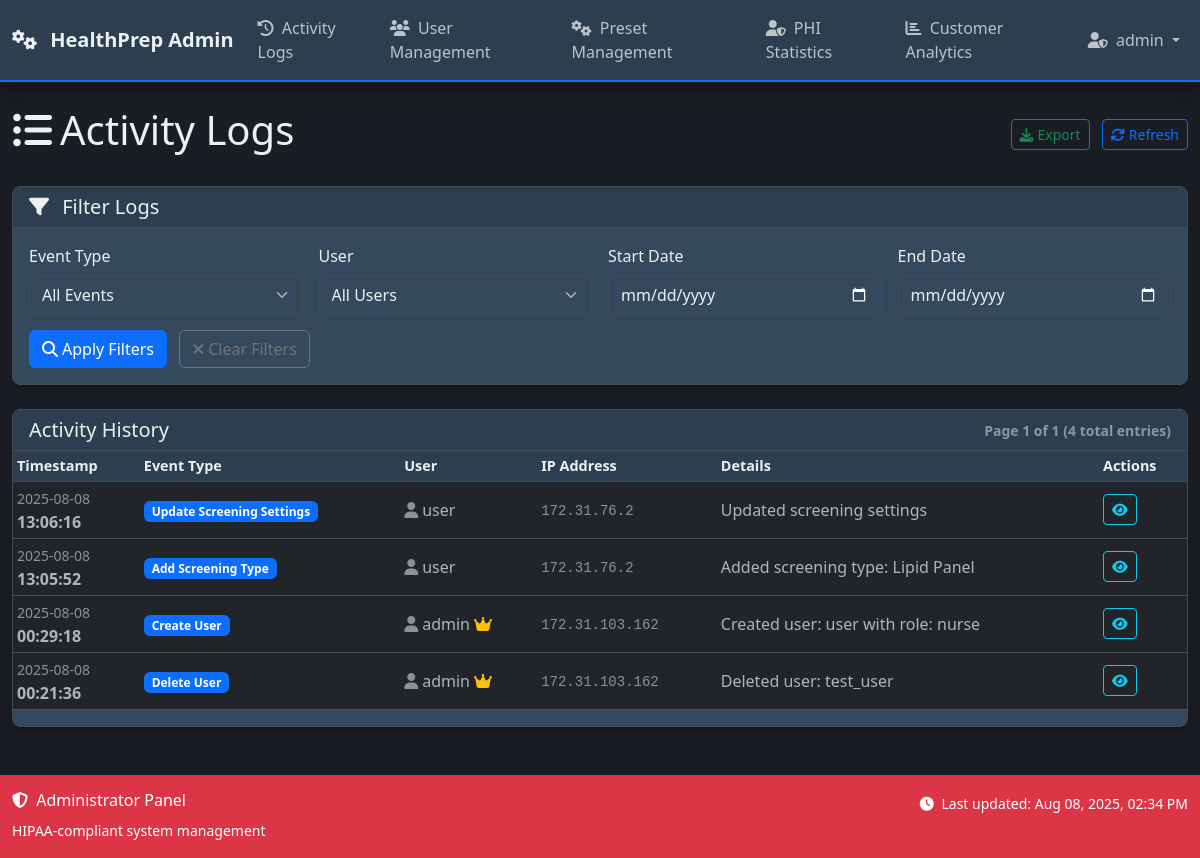
Before: /admin/logs (signed in) with the older database file.
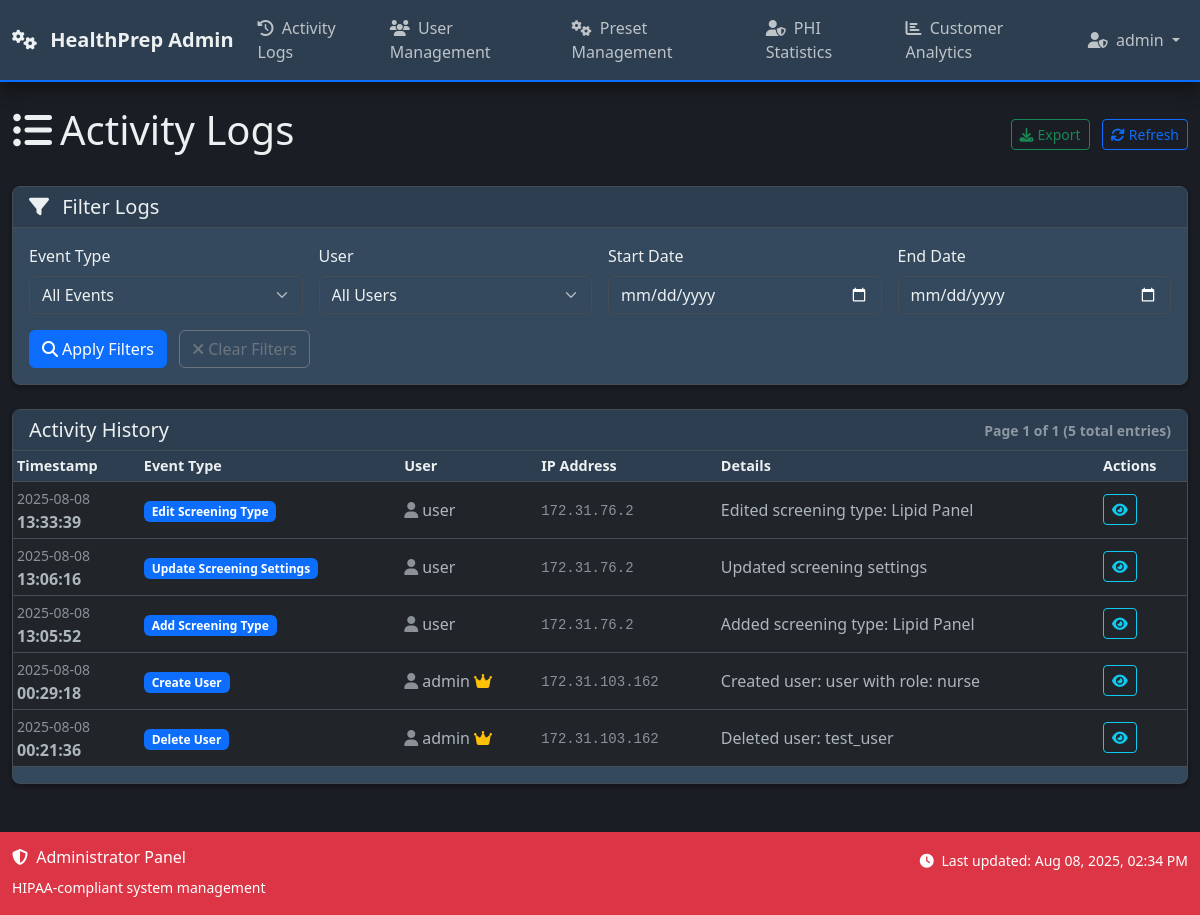
After: the same page with the newer database file.
### models.py (models this page shows, shortened)
class User(UserMixin, db.Model):
    __tablename__ = 'users'
    id = db.Column(db.Integer, primary_key=True)
    username = db.Column(db.String(80), nullable=False)  # Unique within organization
    email = db.Column(db.String(120), nullable=False)  # Unique within organization
    password_hash = db.Column(db.String(255), nullable=False)
    role = db.Column(db.String(20), default='nurse', nullable=False)  # 'root_admin', 'admin', 'MA', 'nurse'
    is_admin = db.Column(db.Boolean, default=False, nullable=False)  # Kept for backward compatibility
    is_active_user = db.Column(db.Boolean, default=True, nullable=False)
    is_root_admin = db.Column(db.Boolean, default=False, nullable=False)  # Super admin for managing all organizations
    org_id = db.Column(db.Integer, db.ForeignKey('organizations.id'), nullable=True)  # Nullable for root admins
    epic_user_id = db.Column(db.String(100))  # Epic user ID for mapping
    two_factor_enabled = db.Column(db.Boolean, default=False)
    session_timeout_minutes = db.Column(db.Integer, default=30)
    last_activity = db.Column(db.DateTime, default=datetime.utcnow)
    failed_login_attempts = db.Column(db.Integer, default=0)
    locked_until = db.Column(db.DateTime)
    created_at = db.Column(db.DateTime, default=datetime.utcnow)
    last_login = db.Column(db.DateTime, default=datetime.utcnow)
    created_by = db.Column(db.Integer, db.ForeignKey('users.id'))
    updated_at = db.Column(db.DateTime, default=datetime.utcnow, onupdate=datetime.utcnow)
    __table_args__ = (
        db.UniqueConstraint('username', 'org_id', name='unique_username_per_org'),
        db.UniqueConstraint('email', 'org_id', name='unique_email_per_org'),
    )
    def is_admin_user(self):
        return self.role == 'admin' or self.is_admin or self.is_root_admin
    def update_activity(self):
        self.last_activity = datetime.utcnow()
    @property
    def is_active(self):
        return self.is_active_user

class AdminLog(db.Model):
    __tablename__ = 'admin_logs'
    id = db.Column(db.Integer, primary_key=True)
    timestamp = db.Column(db.DateTime, default=datetime.utcnow)
    event_type = db.Column(db.String(50))
    user_id = db.Column(db.Integer, db.ForeignKey('users.id'))
    org_id = db.Column(db.Integer, db.ForeignKey('organizations.id'), nullable=False)  # Organization scope
    ip_address = db.Column(db.String(45))
    patient_id = db.Column(db.Integer, db.ForeignKey('patient.id'))  # Patient accessed (if applicable)
    resource_type = db.Column(db.String(50))  # Type of resource accessed (patient, document, screening)
    resource_id = db.Column(db.Integer)  # ID of specific resource
    action_details = db.Column(db.Text)  # Human-readable action description
    data = db.Column(db.JSON)  # Additional structured data
    session_id = db.Column(db.String(100))  # Session identifier
    user_agent = db.Column(db.Text)  # Browser/client information
    user = db.relationship('User', backref=db.backref('admin_logs', lazy=True))
    organization = db.relationship('Organization', backref=db.backref('admin_logs', lazy=True))
    patient = db.relationship('Patient', backref=db.backref('access_logs', lazy=True))

### routes/admin_routes.py (the view)
@admin_bp.route('/logs')
@login_required
@admin_required
def logs():
    try:
        page = request.args.get('page', 1, type=int)
        event_type = request.args.get('event_type', '')
        user_id = request.args.get('user_id', type=int)
        start_date = request.args.get('start_date', '')
        end_date = request.args.get('end_date', '')
        filters = {
            'event_type': event_type,
            'user_id': user_id,
            'start_date': start_date,
            'end_date': end_date
        }
        query = AdminLog.query
        if event_type:
            query = query.filter(AdminLog.event_type == event_type)
        if user_id:
            query = query.filter(AdminLog.user_id == user_id)
        if start_date:
            start_dt = datetime.strptime(start_date, '%Y-%m-%d')
            query = query.filter(AdminLog.timestamp >= start_dt)
        if end_date:
            end_dt = datetime.strptime(end_date, '%Y-%m-%d')
            query = query.filter(AdminLog.timestamp <= end_dt)
        logs_pagination = query.order_by(AdminLog.timestamp.desc()).paginate(
            page=page, per_page=50, error_out=False
        )
        if hasattr(current_user, 'org_id'):
            users = User.query.filter_by(org_id=current_user.org_id).all()
        else:
            users = User.query.all()
        event_types = db.session.query(AdminLog.event_type).distinct().all()
        event_types = [event.event_type for event in event_types if event.event_type]
        return render_template('admin/logs.html',
                             logs=logs_pagination.items,
                             pagination=logs_pagination,
                             users=users,
                             event_types=event_types,
                             filters=filters)
    except Exception as e:
        logger.error(f"Error in admin logs: {str(e)}")
        flash('Error loading admin logs', 'error')
        return render_template('error/500.html'), 500

### templates/admin/logs.html (shortened to what this page needs)
{% extends 'base_admin.html' %}
{% block extra_css %}
<link rel="stylesheet" href="https://cdn.datatables.net/1.13.4/css/dataTables.bootstrap5.min.css">
<link rel="stylesheet" href="https://cdn.datatables.net/buttons/2.3.6/css/buttons.bootstrap5.min.css">
{% endblock %}
{% block content %}
<div class="d-flex justify-content-between align-items-center mb-4">
    <h1><i class="fas fa-list-ul me-2"></i>Activity Logs</h1>
    <div>
        <button class="btn btn-outline-success btn-sm me-2" onclick="exportLogs()">
            <i class="fas fa-download me-1"></i>Export
        </button>
        <button class="btn btn-outline-primary btn-sm" onclick="location.reload()">
            <i class="fas fa-sync me-1"></i>Refresh
        </button>
    </div>
</div>
<div class="card mb-4">
    <div class="card-header">
        <h5 class="mb-0">
            <i class="fas fa-filter me-2"></i>
            Filter Logs
        </h5>
    </div>
    <div class="card-body">
        <form method="GET" action="{{ url_for('admin.logs') }}" class="row g-3">
            <div class="col-md-3">
                <label for="event_type" class="form-label">Event Type</label>
                <select class="form-select" id="event_type" name="event_type">
                    <option value="">All Events</option>
                </select>
            </div>
            <div class="col-md-3">
                <label for="user_id" class="form-label">User</label>
                <select class="form-select" id="user_id" name="user_id">
                    <option value="">All Users</option>
                </select>
            </div>
            <div class="col-md-3">
                <label for="start_date" class="form-label">Start Date</label>
                <input type="date" class="form-control" id="start_date" name="start_date" value="{{ filters.start_date or '' }}">
            </div>
            <div class="col-md-3">
                <label for="end_date" class="form-label">End Date</label>
                <input type="date" class="form-control" id="end_date" name="end_date" value="{{ filters.end_date or '' }}">
            </div>
            <div class="col-12">
                <button type="submit" class="btn btn-primary">
                    <i class="fas fa-search me-1"></i>Apply Filters
                </button>
                <a href="{{ url_for('admin.logs') }}" class="btn btn-outline-secondary ms-2">
                    <i class="fas fa-times me-1"></i>Clear Filters
                </a>
            </div>
        </form>
    </div>
</div>
<div class="card">
    <div class="card-header d-flex justify-content-between align-items-center">
        <h5 class="mb-0">Activity History</h5>
        <small class="text-muted">
            {% if pagination %}
            Page {{ pagination.page }} of {{ pagination.pages }}
            ({{ pagination.total }} total entries)
            {% else %}
            {{ logs|length }} entries
            {% endif %}
        </small>
    </div>
    <div class="card-body p-0">
        {% if logs %}
            <div class="table-responsive">
                <table id="logsTable" class="table table-hover table-sm">
                    <thead>
                        <tr>
                            <th>Timestamp</th>
                            <th>Event Type</th>
                            <th>User</th>
                            <th>IP Address</th>
                            <th>Details</th>
                            <th>Actions</th>
                        </tr>
                    </thead>
                    <tbody>
                        {% for log in logs %}
                        <tr>
                            <td>
                                <div class="text-nowrap">
                                    <small class="text-muted">{{ log.timestamp.strftime('%Y-%m-%d') }}</small><br>
                                    <strong>{{ log.timestamp.strftime('%H:%M:%S') }}</strong>
                                </div>
                            </td>
                            <td>
                                <span class="badge bg-primary">
                                    {{ log.event_type.replace('_', ' ').title() if log.event_type else 'Unknown' }}
                                </span>
                            </td>
                            <td>
                                {% if log.user %}
                                    <div class="d-flex align-items-center">
                                        <i class="fas fa-user me-1 text-muted"></i>
                                        {{ log.user.username }}
                                        {% if log.user.is_admin %}
                                            <i class="fas fa-crown text-warning ms-1" title="Admin"></i>
                                        {% endif %}
                                    </div>
                                {% else %}
                                    <span class="text-muted">System</span>
                                {% endif %}
                            </td>
                            <td>
                                <small class="text-muted font-monospace">{{ log.ip_address or 'N/A' }}</small>
                            </td>
                            <td>
                                {% if log.data %}
                                    <div class="text-truncate" style="max-width: 300px;"
                                         title="{{ log.data.get('description', '') if log.data and log.data.get('description') else (log.data | tojsonpretty if log.data else 'No details') }}">
                                        {{ log.data.get('description', 'View details') if log.data and log.data.get else 'View details' }}
                                    </div>
                                {% else %}
                                    <span class="text-muted">No details</span>
                                {% endif %}
                            </td>
                            <td>
                                <a href="{{ url_for('admin.view_log_details', log_id=log.id) }}"
                                   class="btn btn-outline-info btn-sm"
                                   title="View detailed information about this log entry">
                                    <i class="fas fa-eye"></i>
                                </a>
                            </td>
                        </tr>
                        {% endfor %}
                    </tbody>
                </table>
            </div>
        {% endif %}
    </div>
</div>
{% endblock %}

### templates/base_admin.html (shortened to what this page needs)
<!DOCTYPE html>
<html lang="en" data-bs-theme="dark">
<head>
    <link href="https://cdn.jsdelivr.net/npm/bootstrap@5.3.0/dist/css/bootstrap.min.css" rel="stylesheet">
    <link href="https://cdnjs.cloudflare.com/ajax/libs/font-awesome/6.4.0/css/all.min.css" rel="stylesheet">
    <link href="{{ url_for('static', filename='css/custom.css') }}" rel="stylesheet">
    <link href="{{ url_for('static', filename='css/loading-states.css') }}" rel="stylesheet">
    {% block extra_css %}{% endblock %}
</head>
<body>
    <nav class="navbar navbar-expand-lg navbar-dark bg-danger">
        <div class="container">
            <a class="navbar-brand" href="{{ url_for('admin.dashboard') }}">
                <i class="fas fa-cogs me-2"></i>
                HealthPrep Admin
            </a>
            <div class="collapse navbar-collapse" id="adminNavbar">
                <ul class="navbar-nav me-auto">
                    <li class="nav-item">
                        <a class="nav-link" href="{{ url_for('admin.dashboard_logs') }}">
                            <i class="fas fa-history me-1"></i> Activity Logs
                        </a>
                    </li>
                    <li class="nav-item">
                        <a class="nav-link" href="{{ url_for('admin.users_list') }}">
                            <i class="fas fa-users me-1"></i> User Management
                        </a>
                    </li>
                    <li class="nav-item">
                        <a class="nav-link" href="{{ url_for('admin.dashboard_presets') }}">
                            <i class="fas fa-cogs me-1"></i> Preset Management
                        </a>
                    </li>
                    <li class="nav-item">
                        <a class="nav-link" href="{{ url_for('admin.dashboard_phi') }}">
                            <i class="fas fa-user-shield me-1"></i> PHI Statistics
                        </a>
                    </li>
                    <li class="nav-item">
                        <a class="nav-link" href="{{ url_for('admin.dashboard_analytics') }}">
                            <i class="fas fa-chart-bar me-1"></i> Customer Analytics
                        </a>
                    </li>
                </ul>
                <ul class="navbar-nav">
                    <li class="nav-item dropdown">
                        <a class="nav-link dropdown-toggle" href="#" id="adminUserDropdown" role="button" data-bs-toggle="dropdown">
                            <i class="fas fa-user-shield me-1"></i> {{ current_user.username }}
                        </a>
                    </li>
                </ul>
            </div>
        </div>
    </nav>
    <main class="container-fluid my-4">
        {% block content %}{% endblock %}
    </main>
    <footer class="bg-danger text-white py-3 mt-5">
        <div class="container">
            <div class="row">
                <div class="col-md-6">
                    <h6><i class="fas fa-shield-alt me-1"></i> Administrator Panel</h6>
                    <small>HIPAA-compliant system management</small>
                </div>
                <div class="col-md-6 text-end">
                    <small>
                        <i class="fas fa-clock me-1"></i>
                        Last updated: <span id="lastUpdated"></span>
                    </small>
                </div>
            </div>
        </div>
    </footer>
</body>
</html>

Changed rows visible on the page:
added AdminLog: timestamp "2025-08-08", timestamp "13:33:39", event_type.replace "Edit Screening Type", user.username "user", ip_address "172.31.76.2", data "Edited screening type: Lipid Panel"
Other visible differences:
{{ pagination.total }}: "4" → "5"
